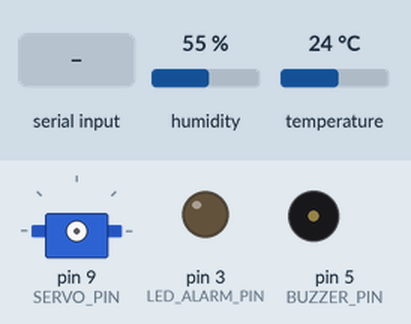
The sketch below on a simulated Arduino Uno, built with avr-gcc and run on an emulated ATmega328P. Parts: servo, output pins drawn as LEDs (lit = HIGH), buzzer (waves = sounding, pin HIGH). Inputs (shaded band) come from the test bench; at power-on: humidity 55 %, temperature 24 °C. What the sketch prints to the serial monitor is not drawn.

Above: at 0.8 s.
0.9 s: byte 83 (START_PASSWORD) received over Serial
At 3.7 s:
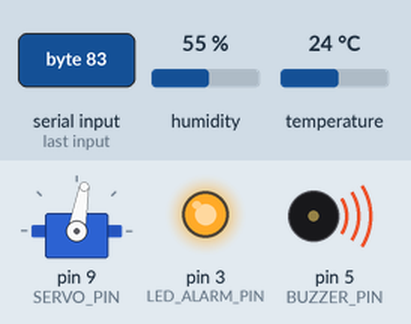
3.9 s: humidity set to 22 %
6.4 s: humidity set to 40 %
At 7.9 s:
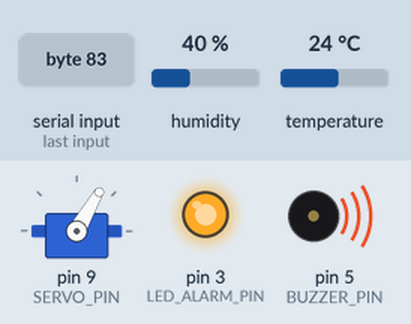
Timing chart, 0 to 20.6 s (numbered marks = the images above; inputs shaded):
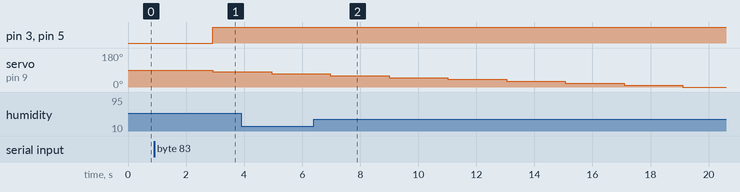

Measured:
- after the input at 0.9 s, pin 3 (LED_ALARM_PIN), pin 5 (BUZZER_PIN): LOW → HIGH after 2.0 s; servo on pin 9 (SERVO_PIN): 90° → 80° after 2.0 s

The sketch:

Humidity_V.2.ino
```cpp
#include <Servo.h>
#include "DHT.h"

#define DHTPIN 2     // Digital pin connected to the DHT sensor
#define DHTTYPE DHT11   // DHT 11

#define LED_ALARM_PIN 3
#define BUZZER_PIN    5

#define HUMIDITY_THRESHOLD 7
#define AIR_HUMIDITY   2
#define MUXIMUM_ANGLE  180
#define MINIMUM_ANGLE  0

#define SERVO_PIN 9
#define STEP_ANGLE 10

#define SCAN_SPEED_SEC 2000

#define START_PASSWORD 'S'
// Connect a 10K resistor from pin 2 (data) to pin 1 (power) of the sensor
// Initialize DHT sensor.
DHT dht(DHTPIN, DHTTYPE);
Servo Pointer;

static bool Mode = false;

void setup() {
  Serial.begin(9600);
  Serial.println(F("Humidity Sensor!..."));
  Serial.println(F("Enter The Start Password..."));
  while (Mode == false) {
    while (Serial.available()==0);
    char str = Serial.read();
    Serial.println("Received,"+str);
    if ( str == START_PASSWORD) {
      Serial.println(F("Welcome..."));
      Mode = true;
      pinMode(LED_ALARM_PIN, OUTPUT);
      pinMode(BUZZER_PIN, OUTPUT);
      pinMode(SERVO_PIN, OUTPUT);

      Pointer.attach(SERVO_PIN);
      dht.begin();
    }
    else {
      Serial.println(F("Invalid..."));
    }
  }
}

void loop() {
  static uint8_t currentAngle = 90;

  // Wait a few seconds between measurements.
  delay(SCAN_SPEED_SEC);

  // Reading temperature or humidity takes about 250 milliseconds!
  // Sensor readings may also be up to 2 seconds 'old' (its a very slow sensor)
  float humidity = dht.readHumidity();

  // Check if read failed and exit early (to try again).
  Serial.print(F("Humidity: "));
  Serial.println(humidity - AIR_HUMIDITY);

  if (humidity - AIR_HUMIDITY >= HUMIDITY_THRESHOLD) {
    digitalWrite(BUZZER_PIN, HIGH);
    digitalWrite(LED_ALARM_PIN, HIGH);

    /*    For Validation  */
    if ( (currentAngle <= STEP_ANGLE ) ) {
      currentAngle = MINIMUM_ANGLE;
    }
    else {
      currentAngle -= STEP_ANGLE;
    }
  }

  else {
    digitalWrite(BUZZER_PIN, LOW);
    digitalWrite(LED_ALARM_PIN, LOW);

    /*    For Validation  */
    if (currentAngle + STEP_ANGLE > MUXIMUM_ANGLE) {
      currentAngle = MUXIMUM_ANGLE;
    }
    else {
      currentAngle += STEP_ANGLE;
    }
  }
  Serial.println(currentAngle);
  Pointer.write (currentAngle);
}
```
